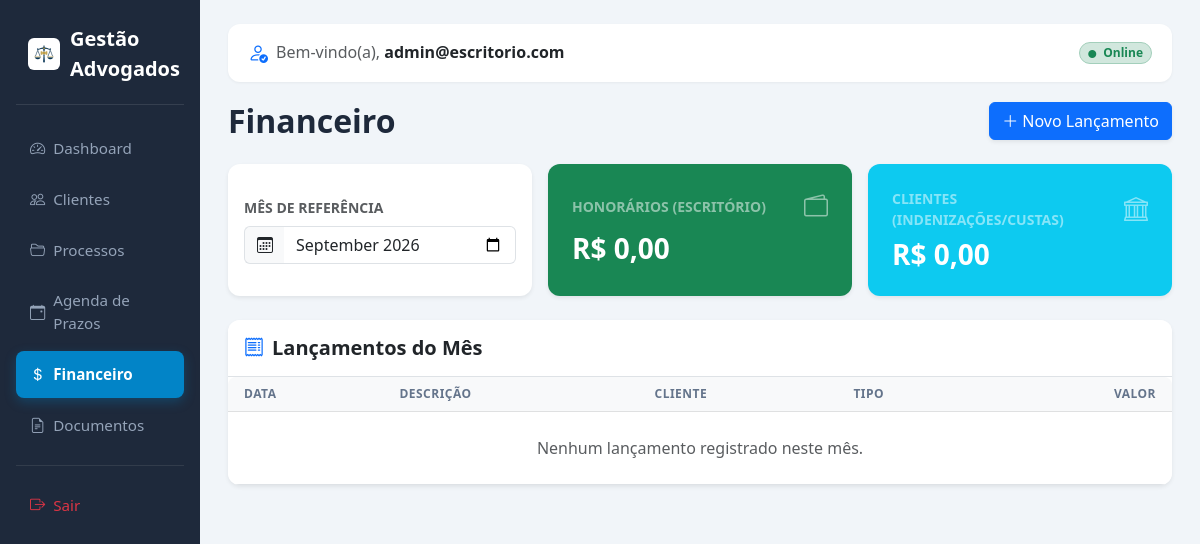
The app's page /financeiro (signed in), older data.
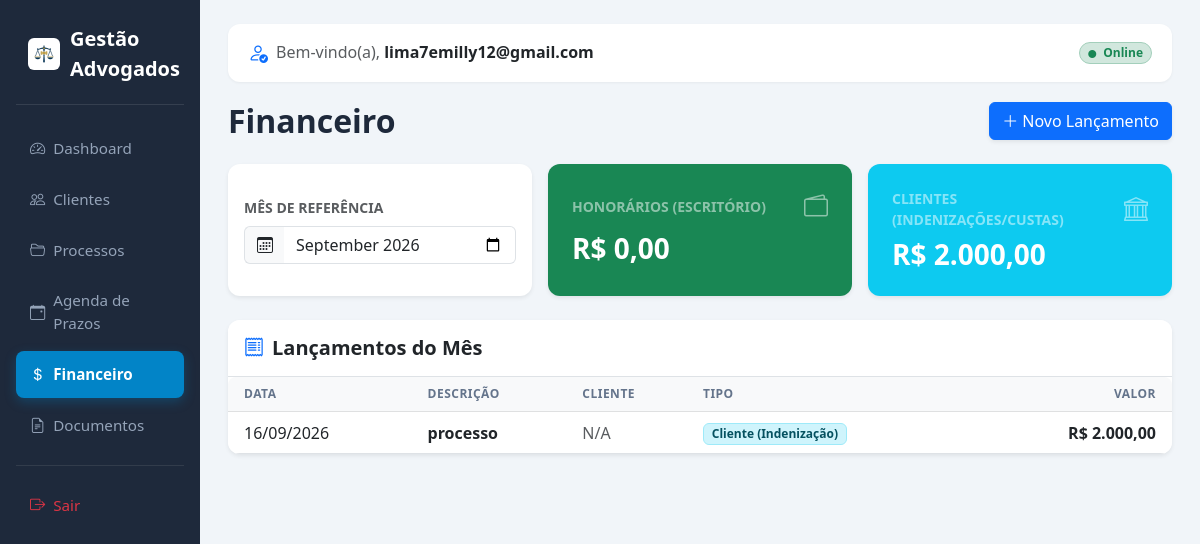
The same page, newer data.
### tables this page shows
CREATE TABLE financeiro (
        id INTEGER PRIMARY KEY AUTOINCREMENT,
        cliente_id INTEGER,
        tipo_lancamento TEXT NOT NULL, -- honorarios, indenizacao, custas
        valor REAL NOT NULL,
        data_lancamento DATE NOT NULL,
        mes_referencia TEXT NOT NULL, -- ex: 2026-09
        descricao TEXT, usuario_id INTEGER DEFAULT 1,
        FOREIGN KEY(cliente_id) REFERENCES clientes(id)
    );

### app/controllers/FinanceiroController.php (called while the page is built, shortened)
<?php
class FinanceiroController {
    public function index() {
        $pdo = getDB();
        $mes_atual = $_GET['mes'] ?? date('Y-m');
        $stmt = $pdo->prepare("
            SELECT f.*, c.nome as cliente_nome
            FROM financeiro f
            LEFT JOIN clientes c ON f.cliente_id = c.id
            WHERE f.mes_referencia = ? AND f.usuario_id = ?
            ORDER BY f.data_lancamento DESC
        ");
        $stmt->execute([$mes_atual, $_SESSION["user_id"]]);
        $lancamentos = $stmt->fetchAll();
        $totalHonorarios = 0;
        $totalClientes = 0;
        foreach ($lancamentos as $lan) {
            if ($lan['tipo_lancamento'] == 'Honorários') {
                $totalHonorarios += $lan['valor'];
            } else {
                $totalClientes += $lan['valor'];
            }
        }
        $content = 'app/views/financeiro/index.php';
        require 'app/views/layout.php';
    }
}

### app/views/financeiro/index.php (the view)
<div class="d-flex justify-content-between align-items-center mb-4 flex-wrap gap-2">
    <h2 class="mb-0 fw-bold">Financeiro</h2>
    <a href="<?= BASE_URL ?>/financeiro/novo" class="btn btn-primary d-inline-flex align-items-center gap-1 shadow-sm">
        <i class="bi bi-plus-lg"></i> Novo Lançamento
    </a>
</div>
<div class="row g-3 mb-4">
    <div class="col-12 col-md-4">
        <div class="card shadow-sm border-0 h-100 p-3 bg-white">
            <form method="GET" class="d-flex flex-column justify-content-center h-100">
                <label class="form-label text-muted small fw-semibold text-uppercase">Mês de Referência</label>
                <div class="input-group">
                    <span class="input-group-text bg-light border-end-0"><i class="bi bi-calendar3"></i></span>
                    <input type="month" name="mes" class="form-control border-start-0" value="<?= htmlspecialchars($mes_atual) ?>" onchange="this.form.submit()">
                </div>
            </form>
        </div>
    </div>
    <div class="col-12 col-sm-6 col-md-4">
        <div class="card bg-success text-white shadow-sm border-0 h-100">
            <div class="card-body p-3 p-md-4">
                <div class="d-flex justify-content-between align-items-center mb-2">
                    <span class="text-white-50 small fw-semibold text-uppercase">Honorários (Escritório)</span>
                    <i class="bi bi-wallet2 fs-4 text-white-50"></i>
                </div>
                <h3 class="mb-0 fw-bold">R$ <?= number_format($totalHonorarios, 2, ',', '.') ?></h3>
            </div>
        </div>
    </div>
    <div class="col-12 col-sm-6 col-md-4">
        <div class="card bg-info text-white shadow-sm border-0 h-100">
            <div class="card-body p-3 p-md-4">
                <div class="d-flex justify-content-between align-items-center mb-2">
                    <span class="text-white-50 small fw-semibold text-uppercase">Clientes (Indenizações/Custas)</span>
                    <i class="bi bi-bank fs-4 text-white-50"></i>
                </div>
                <h3 class="mb-0 fw-bold">R$ <?= number_format($totalClientes, 2, ',', '.') ?></h3>
            </div>
        </div>
    </div>
</div>
<div class="card shadow-sm border-0">
    <div class="card-header bg-white border-bottom py-3">
        <h5 class="m-0 fw-bold text-dark"><i class="bi bi-receipt me-2 text-primary"></i>Lançamentos do Mês</h5>
    </div>
    <div class="card-body p-0">
        <div class="table-responsive">
            <table class="table table-hover align-middle mb-0">
                <thead class="table-light">
                    <tr>
                        <th class="ps-3">Data</th>
                        <th>Descrição</th>
                        <th>Cliente</th>
                        <th>Tipo</th>
                        <th class="text-end pe-3">Valor</th>
                    </tr>
                </thead>
                <tbody>
                    <?php foreach($lancamentos as $lan): ?>
                    <tr>
                        <td class="ps-3"><?= date('d/m/Y', strtotime($lan['data_lancamento'])) ?></td>
                        <td><strong><?= htmlspecialchars($lan['descricao']) ?></strong></td>
                        <td><?= $lan['cliente_nome'] ? htmlspecialchars($lan['cliente_nome']) : '<span class="text-muted">N/A</span>' ?></td>
                        <td>
                            <?php if($lan['tipo_lancamento'] == 'Honorários'): ?>
                                <span class="badge bg-success-subtle text-success border border-success-subtle">Honorários</span>
                            <?php else: ?>
                                <span class="badge bg-info-subtle text-info-emphasis border border-info-subtle">Cliente (<?= htmlspecialchars($lan['tipo_lancamento']) ?>)</span>
                            <?php endif; ?>
                        </td>
                        <td class="text-end pe-3"><strong>R$ <?= number_format($lan['valor'], 2, ',', '.') ?></strong></td>
                    </tr>
                    <?php endforeach; ?>
                    <?php if(empty($lancamentos)): ?>
                        <tr><td colspan="5" class="text-center text-muted py-4">Nenhum lançamento registrado neste mês.</td></tr>
                    <?php endif; ?>
                </tbody>
            </table>
        </div>
    </div>
</div>

### app/views/layout.php (shortened to what the changed rows need)
<?php global $path; if(!isset($path)) $path = '/dashboard'; ?>
<!DOCTYPE html>
<html lang="pt-br">
<head>
    <link href="https://cdn.jsdelivr.net/npm/bootstrap@5.3.0/dist/css/bootstrap.min.css" rel="stylesheet">
    <link href="https://cdn.jsdelivr.net/npm/bootstrap-icons@1.10.5/font/bootstrap-icons.css" rel="stylesheet">
</head>
<body>
<div class="container-fluid">
    <div class="row">
        <div class="col-md-3 col-lg-2 sidebar d-none d-md-block">
            <div class="sidebar-brand">
                <img src="<?= BASE_URL ?>/favicon.jpg?v=1789605784" onerror="this.style.display='none'">
                <span>Gestão Advogados</span>
            </div>
            <a href="<?= BASE_URL ?>/dashboard" class="<?= $path == '/dashboard' || $path == '/' ? 'active' : '' ?>"><i class="bi bi-speedometer2 me-2"></i> Dashboard</a>
            <a href="<?= BASE_URL ?>/clientes" class="<?= strpos($path, '/clientes') === 0 ? 'active' : '' ?>"><i class="bi bi-people me-2"></i> Clientes</a>
            <a href="<?= BASE_URL ?>/processos" class="<?= strpos($path, '/processos') === 0 ? 'active' : '' ?>"><i class="bi bi-folder2-open me-2"></i> Processos</a>
            <a href="<?= BASE_URL ?>/prazos" class="<?= strpos($path, '/prazos') === 0 ? 'active' : '' ?>"><i class="bi bi-calendar-event me-2"></i> Agenda de Prazos</a>
            <a href="<?= BASE_URL ?>/financeiro" class="<?= strpos($path, '/financeiro') === 0 ? 'active' : '' ?>"><i class="bi bi-currency-dollar me-2"></i> Financeiro</a>
            <a href="<?= BASE_URL ?>/documentos" class="<?= strpos($path, '/documentos') === 0 ? 'active' : '' ?>"><i class="bi bi-file-earmark-text me-2"></i> Documentos</a>
            <hr class="border-secondary my-3">
            <a href="<?= BASE_URL ?>/logout" class="text-danger"><i class="bi bi-box-arrow-right me-2"></i> Sair</a>
        </div>
        <div class="col-md-9 col-lg-10 content">
            <div class="d-flex justify-content-between align-items-center navbar-top flex-wrap gap-2">
                <div class="d-flex align-items-center gap-2 text-truncate" style="max-width: 80%;">
                    <i class="bi bi-person-check text-primary fs-5"></i>
                    <h6 class="m-0 text-muted text-truncate">Bem-vindo(a), <strong class="text-dark"><?= htmlspecialchars($_SESSION['email'] ?? '') ?></strong></h6>
                </div>
                <span class="badge bg-success-subtle text-success border border-success-subtle px-2 py-1 rounded-pill">
                    <i class="bi bi-circle-fill me-1" style="font-size: 0.5rem; vertical-align: middle;"></i> Online
                </span>
            </div>
            <?php if (isset($content)) require $content; ?>
        </div>
    </div>
</div>
</body>
</html>

Row changes from the older to the newer data that the page shows:
added financeiro: data_lancamento "16/09/2026", descricao "processo", tipo_lancamento "Indenização", valor "2.000,00"
Text that changed along with them:
$_SESSION['email']: "admin@escritorio.com" → "lima7emilly12@gmail.com"
$totalClientes: "0,00" → "2.000,00"
text no longer shown: "Nenhum lançamento registrado neste mês."
